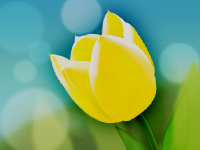
#> input picture python_work/pythonProject/230712/Dark.png, 200 x 150 px
$ python ex02.py
#> lines starting #> are read from the running program, lines starting #| are printed output that depends on the picture
import cv2
import matplotlib.pyplot as plt

# cv2 bgr
# plt rgb
dark = cv2.imread('Dark.png',cv2.IMREAD_COLOR)
#> dark is the input picture: shape (150, 200, 3); mean B, G, R 104.7, 165.3, 123.2

oridin_dark = cv2.cvtColor(dark,cv2.COLOR_BGR2RGB)
print(oridin_dark.shape)
#| (150, 200, 3)
plt.imshow(oridin_dark)
plt.scatter([10,20,30],[40,50,60])
plt.show()
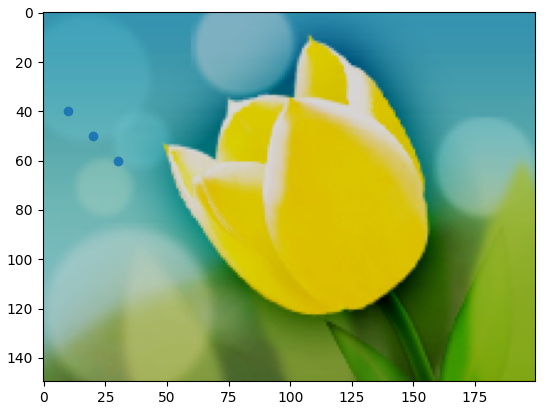
#> figure drawn by matplotlib, 1 panel

gray = cv2.cvtColor(oridin_dark,cv2.COLOR_BGR2GRAY)
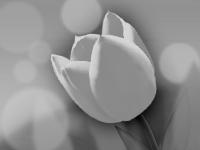
#> gray: shape (150, 200); min 0, max 215, mean 142.4
print(gray.shape)
#| (150, 200)
plt.imshow(cv2.cvtColor(gray,cv2.COLOR_GRAY2BGR))
plt.scatter([10,20,30],[40,50,60])
plt.show()
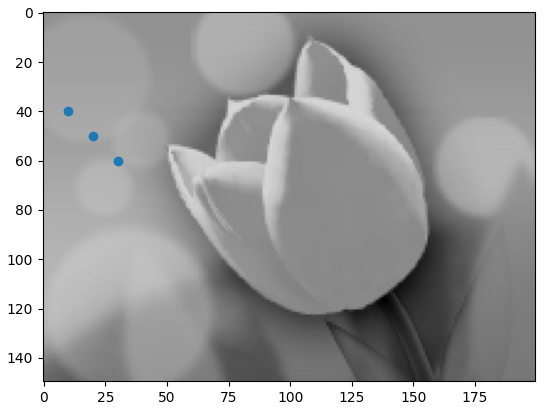
#> figure drawn by matplotlib, 1 panel

import numpy as np

test = np.array([
    [ 0,0,1,0,0],
    [ 0,1,1,1,0],
    [ 0,1,1,1,0]
])
plt.imshow(test)
plt.show()
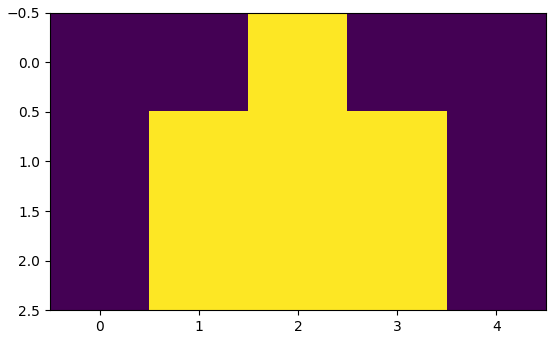
#> figure drawn by matplotlib, 1 panel
